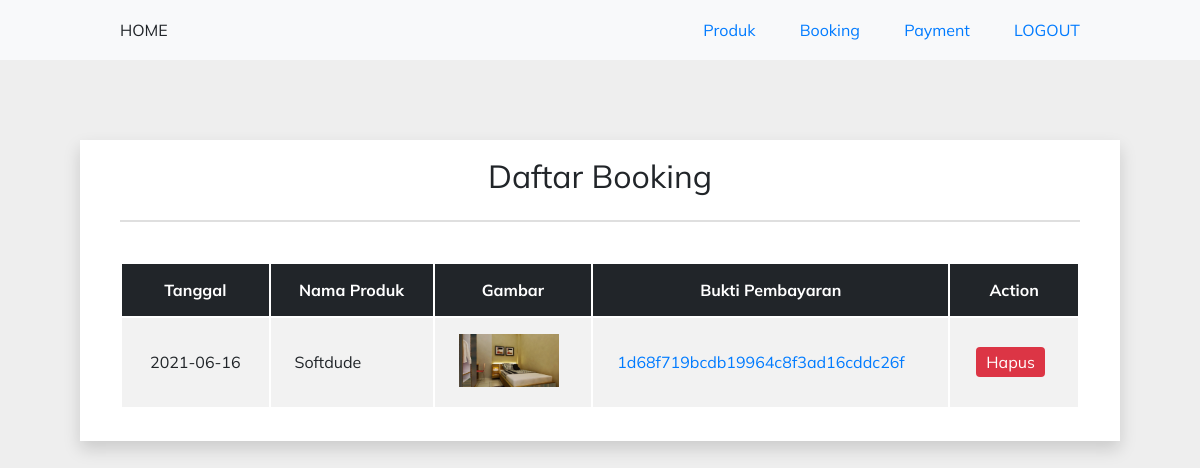
/booking/index.php (signed in), run on the app's committed database.
### tables this page shows
CREATE TABLE `booking` (
  `booking_id` int(11) NOT NULL,
  `booking_at` date NOT NULL,
  `produk_id` int(11) NOT NULL,
  `pay_invoice` varchar(255) NOT NULL
);

CREATE TABLE `produk` (
  `produk_id` int(11) NOT NULL,
  `nama_produk` varchar(100) NOT NULL,
  `harga` decimal(9,0) NOT NULL,
  `deskripsi` varchar(500) NOT NULL,
  `gambar` varchar(255) NOT NULL,
  `status` enum('0','1') NOT NULL
);

### _functions.php (called while the page is built, shortened)
<?php
require_once('connection.php');
function query($sql)
{
	global $conn;
	$query = mysqli_query($conn, $sql);
	if ($query->num_rows) {
		while ($row = mysqli_fetch_assoc($query)) {
			$results[] = $row;
		}
		return $results;
	}
	return [];
}

### booking/index.php (the view, shortened to what this page needs)
<?php
require_once('../connection.php');
require_once('../_functions.php');
$booking = query("SELECT * FROM booking INNER JOIN produk ON produk.produk_id = booking.produk_id");
?>
<?php require_once('../layouts/admin/header.php') ?>
<div class="mt-3 px-2 py-2 shadow container bg-white text-center">
	<h2 class="font-weight-normal">Daftar Booking</h2>
	<hr>
	<table class="table mt-2">
		<thead class="text-center thead-dark">
			<tr>
				<th>Tanggal</th>
				<th>Nama Produk</th>
				<th>Gambar</th>
				<th>Bukti Pembayaran</th>
				<th>Action</th>
			</tr>
		</thead>
		<tbody>
			<?php if (!empty($booking)) : ?>
				<?php foreach ($booking as $b) : ?>
					<tr>
						<td class="text-center"><?= $b['booking_at']; ?></td>
						<td><?= $b['nama_produk']; ?></td>
						<td>
							<img src="../asset/img/produk/<?= $b['gambar']; ?>" alt="" width="100px">
						</td>
						<td>
							<a href="../payments/detail.php?invoice=<?= $b['pay_invoice']; ?>" class="link"><?= $b['pay_invoice']; ?></a>
						</td>
						<td>
							<a href="delete.php?booking_id=<?= $b['booking_id']; ?>&produk_id=<?= $b['produk_id']; ?>" class="btn btn-sm btn-danger" onclick="return confirm('Yakin ingin menghapus?');">Hapus</a>
						</td>
					</tr>
				<?php endforeach; ?>
			<?php endif; ?>
		</tbody>
	</table>
</div>
<?php require_once('../layouts/admin/footer.php') ?>

### asset/css/style.css (style rules this page uses)
* { margin: 0; padding: 0; font-size: 16px; color: rgb(33, 37, 41); font-family: "Mulish", sans-serif; }
.container { width: 80%; margin: auto; }
.text-center { text-align: center; }
.table { width: 100%; margin-bottom: 1rem; color: #212529; }
thead tr { vertical-align: middle; height: 2.5rem; }
tbody tr:nth-child(odd) { background-color: #f2f2f2; }
tr th { padding: 1rem 1.5rem; }
tr td { padding: 1rem 1.5rem; text-align: left; }
.thead-dark { background-color: rgb(33, 37, 41); }
.thead-dark th { color: white; }
table { display: table; border-collapse: separate; box-sizing: border-box; text-indent: initial; border-spacing: 2px; border-color: grey; }
a { text-decoration: none; font-size: 1rem !important; }
.link { color: #007bff !important; }
h2 { font-size: 2rem; }
hr { border: 0.2px solid rgba(0, 0, 0, 0.125); margin-top: 1.5rem; margin-bottom: 1.5rem; }
.bg-white { background-color: white; }
.px-2 { padding-right: 2.5rem; padding-left: 2.5rem; }
.py-2 { padding-top: 1rem; padding-bottom: 1rem; }
.mt-2 { margin-top: 2.5rem !important; }
.mt-3 { margin-top: 5rem !important; }
.btn { border-radius: 4px; border: none; padding: 10px 27px; text-align: center; text-decoration: none; display: inline-block; font-size: 16px; margin: 4px 2px; cursor: pointer; }
.btn-sm { padding: 5px 10px; }
.btn-danger { background-color: rgb(220, 53, 69); color: white; }
.font-weight-normal { font-weight: normal; }
.shadow { box-shadow: rgba(0, 0, 0, 0.15) 0px 8px 16px 0px; }
body { background-color: rgb(238, 238, 238); }

### data on the page
booking: booking_at "2021-06-16", produk.nama_produk "Softdude", produk.gambar (picture), pay_invoice "1d68f719bcdb19964c8f3ad16cddc26f"
